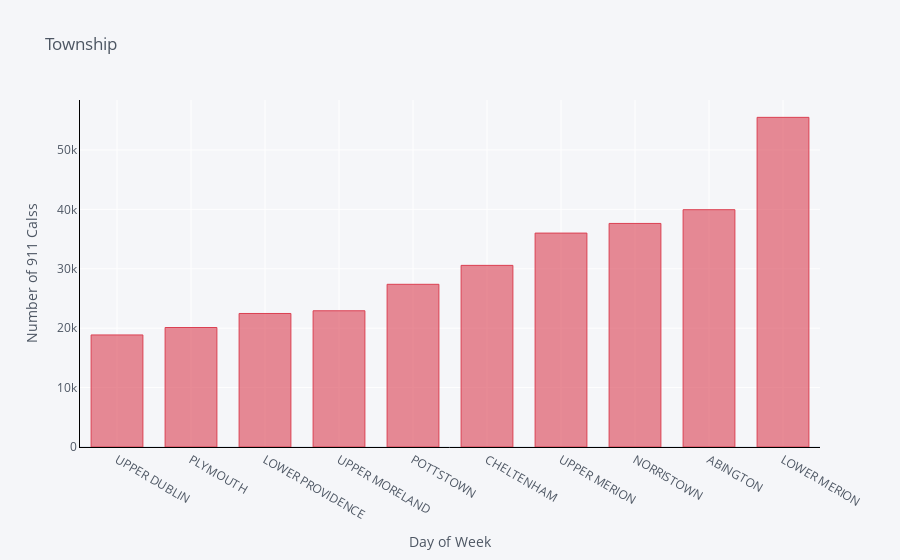

Write notebook code for a chart like this one.
### Code cell
top_10_twp = data['twp'].value_counts().to_frame(name='count').head(10).sort_values(by='count') 

top_10_twp.iplot(kind='bar', 
                 color='red',
                 gridcolor='white',
                 linecolor='black',
                 theme='pearl',
                 title='Township',
                 yTitle='Number of 911 Calss',
                 bargap=0.3,
                 xTitle='Day of Week'
                 )

### Figure 1 — Plotly figure (JSON) as saved in the notebook; plotly's stock layout.template omitted (floating-point values rounded to 4 significant figures)
{"data": [{"marker": {"color": "rgba(219, 64, 82, 0.6)", "line": {"color": "rgba(219, 64, 82, 1.0)", "width": 1}}, "name": "count", "orientation": "v", "text": "", "type": "bar", "x": ["UPPER DUBLIN", "PLYMOUTH", "LOWER PROVIDENCE", "UPPER MORELAND", "POTTSTOWN", "CHELTENHAM", "UPPER MERION", "NORRISTOWN", "ABINGTON", "LOWER MERION"], "y": [18862, 20116, 22476, 22932, 27387, 30574, 36010, 37633, 39947, 55490]}], "layout": {"bargap": 0.3, "legend": {"bgcolor": "#F5F6F9", "font": {"color": "#4D5663"}}, "paper_bgcolor": "#F5F6F9", "plot_bgcolor": "#F5F6F9", "title": {"font": {"color": "#4D5663"}, "text": "Township"}, "xaxis": {"gridcolor": "white", "linecolor": "black", "showgrid": true, "tickfont": {"color": "#4D5663"}, "title": {"font": {"color": "#4D5663"}, "text": "Day of Week"}, "zerolinecolor": "#E1E5ED"}, "yaxis": {"gridcolor": "white", "linecolor": "black", "showgrid": true, "tickfont": {"color": "#4D5663"}, "title": {"font": {"color": "#4D5663"}, "text": "Number of 911 Calss"}, "zerolinecolor": "#E1E5ED"}}}
